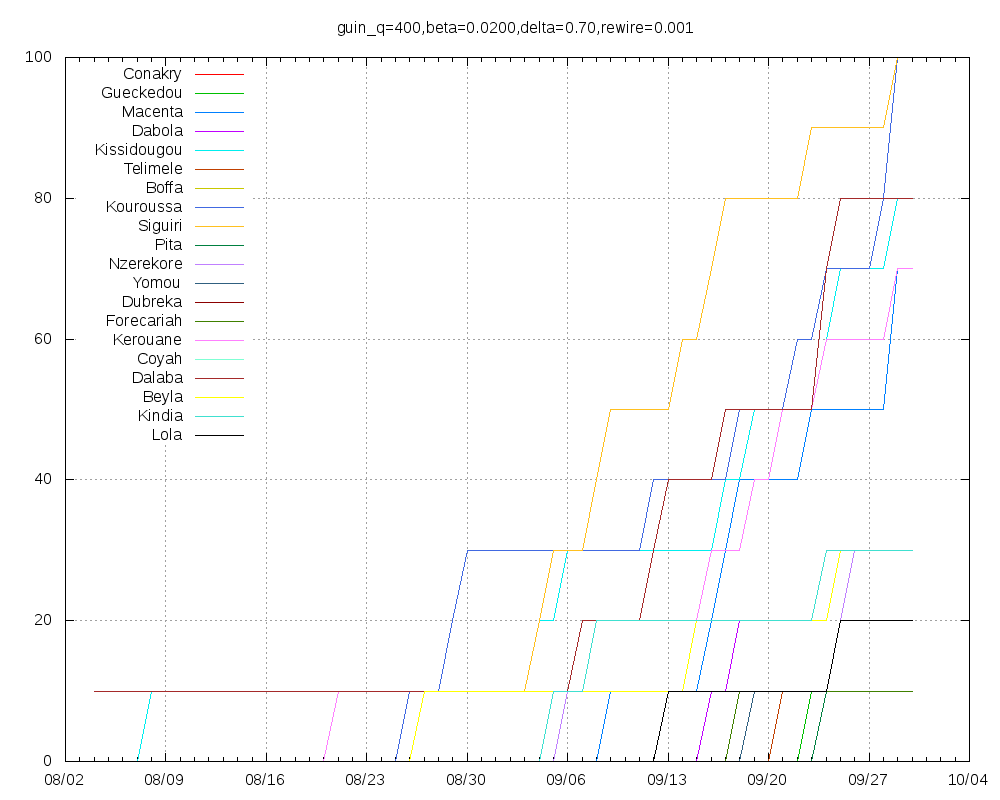

Here is the gnuplot script that generated this plot:
set title "guin_q=400,beta=0.0200,delta=0.70,rewire=0.001"
set key top left
set grid
set xdata time
set timefmt "%Y-%m-%d"
set terminal png size 1000,800
set output "guin_q=400,beta=0.0200,delta=0.70,rewire=0.001.png"
plot "Conakry.tab" using 1:2 title "Conakry" with lines,"Gueckedou.tab" using 1:2 title "Gueckedou" with lines,"Macenta.tab" using 1:2 title "Macenta" with lines,"Dabola.tab" using 1:2 title "Dabola" with lines,"Kissidougou.tab" using 1:2 title "Kissidougou" with lines,"Telimele.tab" using 1:2 title "Telimele" with lines,"Boffa.tab" using 1:2 title "Boffa" with lines,"Kouroussa.tab" using 1:2 title "Kouroussa" with lines,"Siguiri.tab" using 1:2 title "Siguiri" with lines,"Pita.tab" using 1:2 title "Pita" with lines,"Nzerekore.tab" using 1:2 title "Nzerekore" with lines,"Yomou.tab" using 1:2 title "Yomou" with lines,"Dubreka.tab" using 1:2 title "Dubreka" with lines,"Forecariah.tab" using 1:2 title "Forecariah" with lines,"Kerouane.tab" using 1:2 title "Kerouane" with lines,"Coyah.tab" using 1:2 title "Coyah" with lines,"Dalaba.tab" using 1:2 title "Dalaba" with lines,"Beyla.tab" using 1:2 title "Beyla" with lines,"Kindia.tab" using 1:2 title "Kindia" with lines,"Lola.tab" using 1:2 title "Lola" with lines
